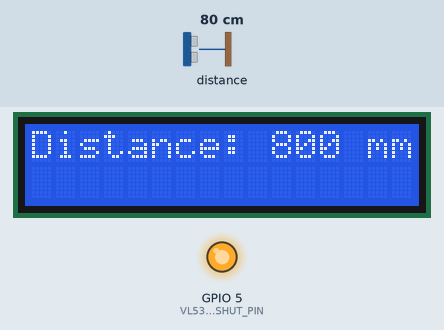
Recording of a program running on a simulated ESP32. On the bench: 16×2 character LCD, output pins drawn as LEDs (lit = HIGH). The test bench sets the inputs (shaded band); at power-on: distance to the obstacle 80 cm. What the program prints to the serial monitor is not drawn.

Above: at 2.3 s.
2.4 s: distance to the obstacle set to 250 cm
At 3.1 s:
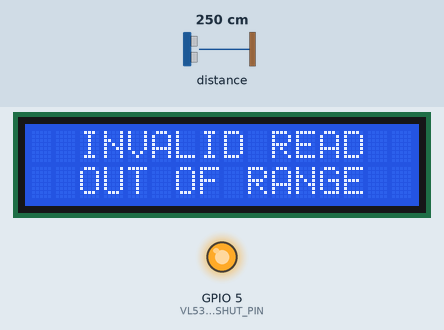
4.0 s: distance to the obstacle set to 2 cm
At 4.7 s:
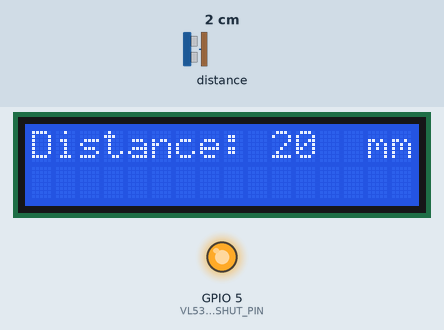
5.5 s: distance to the obstacle set to 299 cm
At 6.5 s:
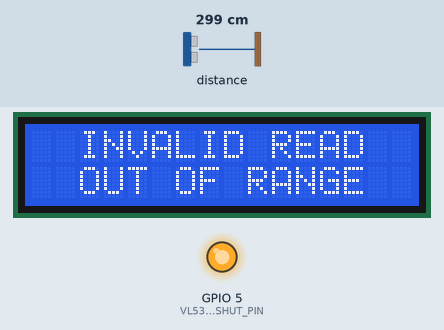
Timing chart, 0 to 8.5 s (numbered marks = the images above; inputs shaded):
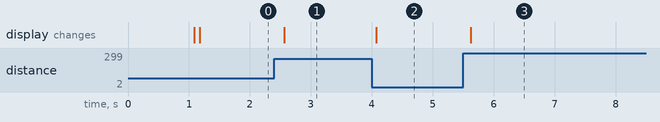

Measured:
- after the input at 2.4 s, the display: changes after 0.16 s (image 1)
- after the input at 4.0 s, the display: changes after 0.08 s (image 2)
- after the input at 5.5 s, the display: changes after 0.13 s (image 3)

The program:

main.cpp
```cpp
#include <Arduino.h>
#include <Wire.h>
#include <Adafruit_VL53L0X.h>
#include <string>


/***********  MACROS  ******************/

// VL53L0X CONFIG MACROS
#define VL53L0X_XSHUT_PIN 5  // ESP32 pin connected to VL53L0X XSHUT
#define VL53L0X_GPIO1_PIN 7  // ESP32 pin connected to VL53L0X GPIO1 (optional)
#define VL53L0X_ADDRESS 0x29 // Default I2C address for VL53L0X

// VL53L0X USER CONFIG
#define USING_INTERRUPT 0    // Set to 1 if you want to use interrupt
#define USING_GPIO1 0        // Set to 1 if you want to use GPIO1

// LCD USER CONFIG
#define I2C_LCD 1
#define PARALLEL_LCD 0


#if I2C_LCD
#include <LiquidCrystal_I2C.h> // If using I2C LCD
// LCD Configuration (I2C)
#define LCD_ADDRESS 0x27 // I2C Address of the LCD from I2C Scanner
#define LCD_COLUMNS 16
#define LCD_ROWS 2
LiquidCrystal_I2C lcd(LCD_ADDRESS, LCD_COLUMNS, LCD_ROWS); //I2C LCD
#endif

#if PARALLEL_LCD
// LCD Configuration (Parallel)
#include <LiquidCrystal.h> // If using Parallel LCD
const int rs = 12, en = 11, d4 = 5, d5 = 4, d6 = 3, d7 = 2;
LiquidCrystal lcd(rs, en, d4, d5, d6, d7); //Parallel LCD
#endif
/************************END OF MACROS*******************************/

Adafruit_VL53L0X sensor = Adafruit_VL53L0X();

void setup() {

  Serial.begin(115200); // Standard Baud Rate for I2C
  Wire.begin(21,22);  // Initialize I2C

  // LCD Initialization
  lcd.init();
  lcd.backlight();
  lcd.clear();
  lcd.println("Initializing... "); // Display a message on the first row";
  delay(1000);
  lcd.clear();

  // VL53L0X Initialization
  pinMode(VL53L0X_XSHUT_PIN, OUTPUT);
  digitalWrite(VL53L0X_XSHUT_PIN, LOW); // Reset Sensor
  delay(10);
  digitalWrite(VL53L0X_XSHUT_PIN, HIGH); // Enable Sensor
  delay(10);

  if (!sensor.begin()) { //Initialize the sensor
    lcd.clear();
    lcd.print("Sensor Error!");
    while (1);
  }

  sensor.setMeasurementTimingBudgetMicroSeconds(20000); // Adjust as needed (in microseconds)
  //sensor.setGpioConfig(VL53L0X_GPIO1_PIN, LOW, false); // Set GPIO1 pin to LOW, adn disable interrupt

  sensor.startRangeContinuous(0); // Start continuous mode

  // Calibrate the sensor (optional, but recommended)
  // You might need to perform offset and crosstalk calibration
  // as described in the VL53L0X datasheet and API user manual.

}

#define I2C_SCANNER 0
#define VL53L0X_RANGE_STATUS_CHECK 0
void loop() {

  //sensor.startMeasurement(); // Start a new measurement
VL53L0X_RangingMeasurementData_t measure;
sensor.startRange(); // Perform a single measurement


//uint16_t distance = sensor.getRangingMeasurement(&measure);
uint16_t distance = sensor.readRange();
measure.RangeStatus;

#if VL53L0X_RANGE_STATUS_CHECK
if (measure.RangeStatus != 0) {
  Serial.print("Range Status: ");
  Serial.println(measure.RangeStatus);
  lcd.setCursor(0, 0);
  lcd.println("Range Status:  ");
  lcd.setCursor(14, 0);
  lcd.print(measure.RangeStatus);
  lcd.setCursor(0, 1);
  lcd.println("                ");
  delay(100);
  return;
}
#else
  if (distance < 1320) {
    // Valid measurement
    Serial.print("Distance:      ");
    Serial.print(measure.RangeMilliMeter);
    Serial.println(" mm");
    lcd.setCursor(0, 0);
    lcd.println("Distance:       ");

    lcd.setCursor(10,0);
    //lcd.print(measure.RangeMilliMeter);

    lcd.print(distance);
    lcd.setCursor(14, 0);
    lcd.print("mm");
    lcd.setCursor(0, 1);
    lcd.println("                ");
  } else {
    Serial.println("OUT OF RANGE   ");
    lcd.setCursor(0, 0);
    lcd.println("  INVALID READ  ");
    lcd.setCursor(0, 1);
    lcd.println("  OUT OF RANGE  ");
  }
#endif

  delay(100); // Adjust delay as needed
}


#if I2C_SCANNER
void setup() {
  Wire.begin();
  Serial.begin(115200);
  Serial.println("\nI2C Scanner");
}

void loop() {
  byte error, address;
  int nDevices;
  Serial.println("Scanning...");
  nDevices = 0;
  for(address = 1; address < 127; address++ ) {
    Wire.beginTransmission(address);
    error = Wire.endTransmission();
    if (error == 0) {
      Serial.print("I2C device found at address 0x");
      if (address<16) {
        Serial.print("0");
      }
      Serial.println(address,HEX);
      nDevices++;
    }
    else if (error==4) {
      Serial.print("Unknow error at address 0x");
      if (address<16) {
        Serial.print("0");
      }
      Serial.println(address,HEX);
    }
  }
  if (nDevices == 0) {
    Serial.println("No I2C devices found\n");
  }
  else {
    Serial.println("done\n");
  }
  delay(5000);
}
#endif
```
